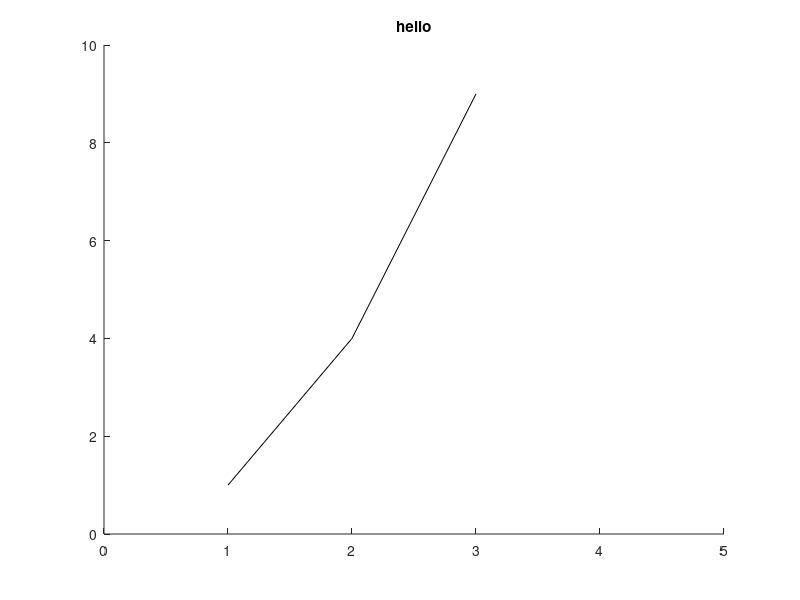
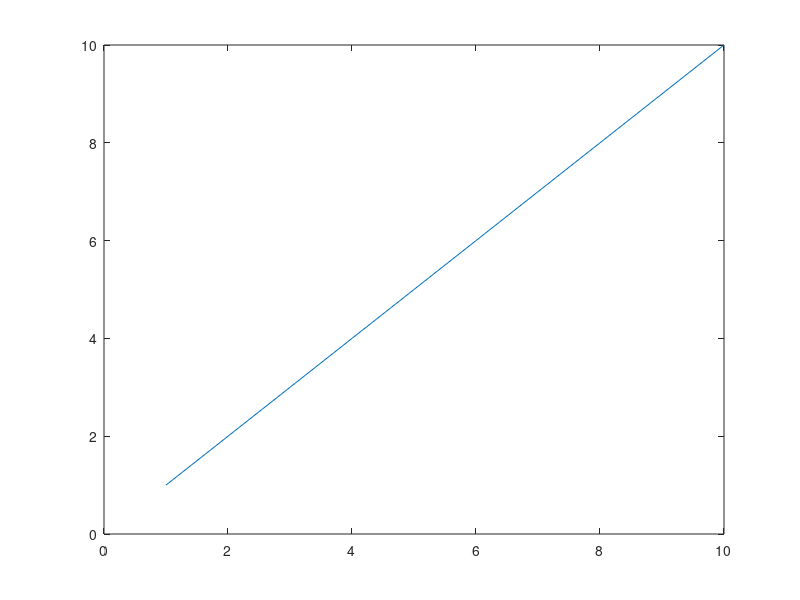

Source code (MATLAB) for these figures, in order:
## T2 图形句柄探针（由 test/browser/probe-t2-run.mjs 写进 wasm 的 FS 再 run）
## 目的：逐条问清"图形对象到底建出来没有"——figure / axes / line / text 各自的情况。
## 注意：`a` 到 `h` 这些编号与探测脚本里的输出前缀一一对应，别改。

printf ("avail={%s} loaded={%s} def=%s\n", ...
        strjoin (available_graphics_toolkits (), ","), ...
        strjoin (loaded_graphics_toolkits (), ","), ...
        graphics_toolkit ());

try
  h = __go_figure__ (11);
  printf ("A) __go_figure__(11) -> h=%g ishandle=%d children=%d\n", ...
          h, ishandle (h), numel (get (0, "children")));
catch e
  printf ("A) ERR: %s\n", e.message);
end_try_catch

try
  printf ("B) get(h,'type') = %s\n", get (h, "type"));
catch e
  printf ("B) ERR: %s\n", e.message);
end_try_catch

try
  printf ("C) figure toolkit = [%s]\n", get (h, "__graphics_toolkit__"));
catch e
  printf ("C) ERR: %s\n", e.message);
end_try_catch

## axes 单独建（不经过 gca，避免 gca 内部把错误吞掉）
try
  hf2 = figure ();
  ha = axes ("parent", hf2);
  printf ("J) axes(parent,hf) -> ha=%g ishandle=%d children(hf)=%d\n", ...
          ha, ishandle (ha), numel (get (hf2, "children")));
catch e
  printf ("J) ERR: %s\n", e.message);
end_try_catch

try
  printf ("J2) get(ha,'type') = %s\n", get (ha, "type"));
catch e
  printf ("J2) ERR: %s\n", e.message);
end_try_catch

## line：直接往已有 axes 里画（plot 走 .m 桥，这条走原生 __go_line__ 路径）
try
  hl = line ("parent", ha, "xdata", [1 2 3], "ydata", [1 4 9]);
  printf ("K) line -> hl=%g ishandle=%d children(axes)=%d\n", ...
          hl, ishandle (hl), numel (get (ha, "children")));
catch e
  printf ("K) ERR: %s\n", e.message);
end_try_catch

## 属性读写：这才是 T2 真正要救活的语义
try
  set (ha, "xlim", [0 5]);
  xl = get (ha, "xlim");
  printf ("I) set/get xlim -> [%g %g]\n", xl(1), xl(2));
catch e
  printf ("I) ERR: %s\n", e.message);
end_try_catch

try
  title ("hello");   ## plotbridge 的 title 只吃文本（不吃句柄）
  printf ("H) title = [%s]\n", get (get (ha, "title"), "string"));
catch e
  printf ("H) ERR: %s\n", e.message);
end_try_catch

## gca/gcf 路线（用户最常走的）
try
  hf4 = figure (); clf;
  plot (1:10);
  printf ("F) plot 之后 gcf=%g gca=%g children(gca)=%d\n", ...
          gcf (), gca (), numel (get (gca (), "children")));
catch e
  printf ("F) ERR: %s\n", e.message);
end_try_catch

try
  close (hf4);
  printf ("M) close 成功\n");
catch e
  printf ("M) ERR: %s\n", e.message);
end_try_catch
